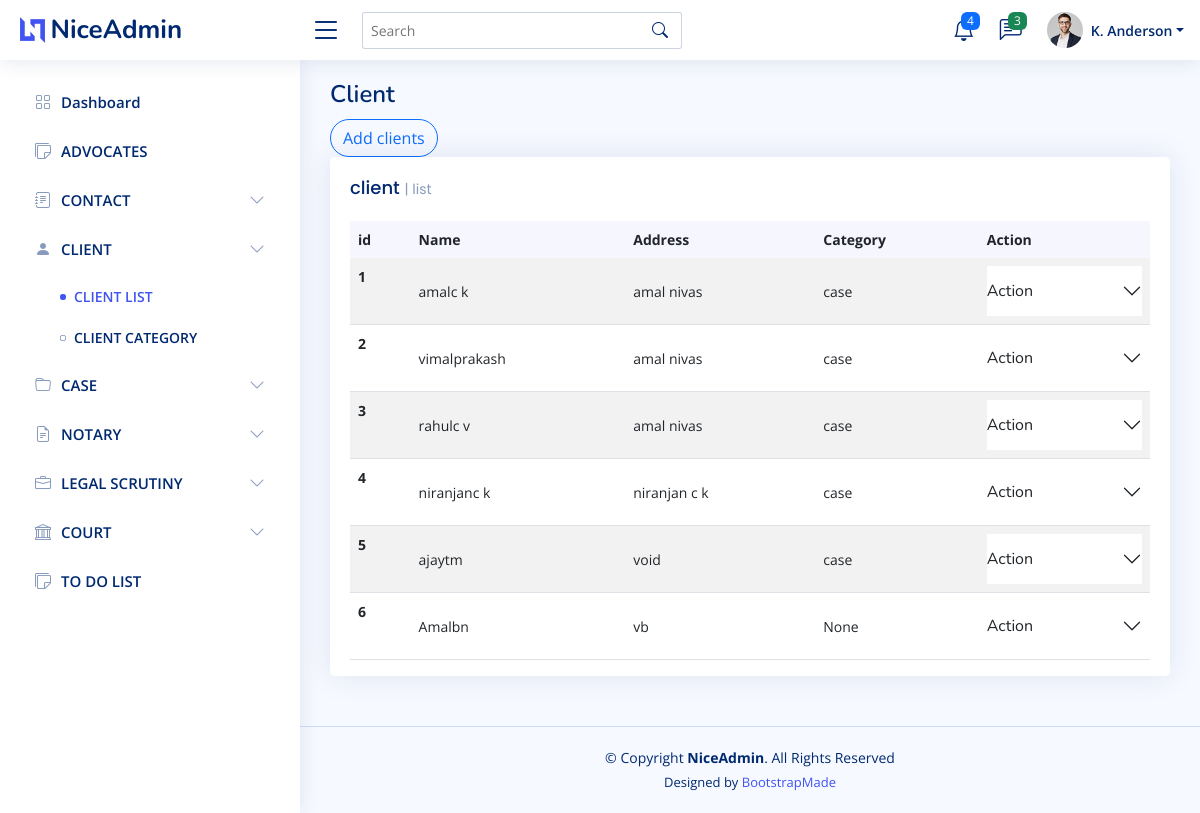
Screenshot of /client with the database file from the repository.
### Admin_user/models.py (models this page shows, shortened)
class client(models.Model):
    First_name=models.CharField(max_length=50)
    Last_name=models.CharField(max_length=50)
    Address=models.ForeignKey(Address,null=True, on_delete=models.SET_NULL)
    Category=models.CharField(max_length=50,null=True)
    is_case=models.BooleanField(default=False)
    phone=models.IntegerField(null=True)
    email=models.CharField(max_length=50,null=True)

class Address(models.Model):
    House_name=models.CharField(max_length=50)
    Place=models.CharField(max_length=50)
    City=models.CharField(max_length=50)
    State=models.ForeignKey(State, on_delete=models.CASCADE)
    district=models.ForeignKey(District, on_delete=models.CASCADE)
    Country=models.CharField(max_length=50)
    Pin=models.IntegerField()
    def __str__(self):
        return self.House_name

### Admin_user/views.py (the view)
# urls.py: path("client",client,name="client"),
def client(request):
    if  (request.user.is_authenticated and check_user_is_admin(request)):
        return redirect("/login")
    context={"title":"Client"}
    context["client"]=True
    context["clients"]=client_model.objects.all()
    return render(request,"admin/client_list.html",context)

### templates/admin/client_list.html (shortened to what this page needs)
{% extends 'admin/main.html' %}
{% block content %} <a type="button" class="btn btn-outline-primary rounded-pill" href="{% url 'add_clients' %}">Add clients</a>
<div class="col-12">
    <div class="card top-selling overflow-auto">
      <div class="card-body pb-0">
          <h5 class="card-title">client <span>| list</span></h5>
          <table class="table table-striped">
            <thead>
              <tr>
                <th class="fw-bold" scope="col">id</th>
                <th class="fw-bold" scope="col">Name</th>
                <th class="fw-bold" scope="col">Address</th>
                <th class="fw-bold" scope="col">Category</th>
                <th class="fw-bold" scope="col">Action</th>
              </tr>
            </thead>
            <tbody>
              {% for i in clients %}
              <tr>
                <th scope="row">{{i.id}}</th>
                <td>{{i.First_name}}{{i.Last_name}} </td>
                <td>{{i.Address}}</td>
                <td >{{i.Category}}</td>
                <td>
                  <div class="accordion accordion-flush" id="accordionFlushExample">
                    <div class="accordion-item">
                      <h2 class="accordion-header" id="flush-headingOne">
                        <button class="accordion-button collapsed" type="button" data-bs-toggle="collapse" data-bs-target="#flush-collapseOne{{i.id}}" aria-expanded="false" aria-controls="flush-collapseOne">
                          Action
                        </button>
                      </h2>
                    </div>
                  </div>
                </td>
              </tr>
              {% endfor %}
            </tbody>
          </table>
        </div>
      </div>
    </div>
{% endblock content %}

### static/assets/css/style.css (style rules this page uses)
:root { scroll-behavior: smooth; }
body { font-family: "Open Sans", sans-serif; background: #f6f9ff; color: #444444; }
a { color: #4154f1; text-decoration: none; }
h1, h2, h3, h4, h5, h6 { font-family: "Nunito", sans-serif; }
.card { margin-bottom: 30px; border: none; border-radius: 5px; box-shadow: 0px 0 30px rgba(1, 41, 112, 0.1); }
.card-title { padding: 20px 0 15px 0; font-size: 18px; font-weight: 500; color: #012970; font-family: "Poppins", sans-serif; }
.card-title span { color: #899bbd; font-size: 14px; font-weight: 400; }
.card-body { padding: 0 20px 20px 20px; }
.accordion-item { border: 1px solid #ebeef4; }
.accordion-flush .accordion-button { padding: 15px 0; background: none; border: 0; }
.dashboard .top-selling { font-size: 14px; }
.dashboard .top-selling .table thead { background: #f6f6fe; }
.dashboard .top-selling .table thead th { border: 0; }
.dashboard .top-selling .table tbody td { vertical-align: middle; }

### rows the page displays
client: id "1", First_name "amal", Last_name "c k", Address "amal nivas", Category "case"
client: id "2", First_name "vimal", Last_name "prakash", Address "amal nivas", Category "case"
client: id "3", First_name "rahul", Last_name "c v", Address "amal nivas", Category "case"
client: id "4", First_name "niranjan", Last_name "c k", Address "niranjan c k", Category "case"
client: id "5", First_name "ajay", Last_name "tm", Address "void", Category "case"
client: id "6", First_name "Amal", Last_name "bn", Address "vb", Category "None"

### other values shown
{{ title }} "Client"
